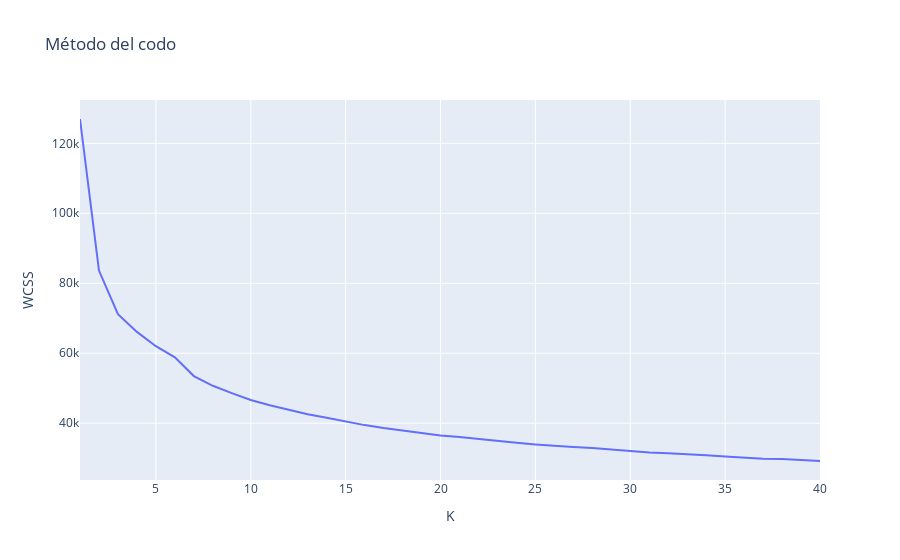

Notebook cell for this chart:
### Code cell
optimalK = elbowMethod(X_scaled, "Método del codo")

optimalK

### Figure 1 — Plotly figure (JSON) as saved in the notebook; plotly's stock layout.template omitted (floating-point values rounded to 4 significant figures)
{"data": [{"hovertemplate": "K=%{x}<br>WCSS=%{y}<extra></extra>", "legendgroup": "", "line": {"color": "#636efa", "dash": "solid"}, "marker": {"symbol": "circle"}, "mode": "lines", "name": "", "orientation": "v", "showlegend": false, "type": "scatter", "x": [1, 2, 3, 4, 5, 6, 7, 8, 9, 10, 11, 12, 13, 14, 15, 16, 17, 18, 19, 20, 21, 22, 23, 24, 25, 26, 27, 28, 29, 30, 31, 32, 33, 34, 35, 36, 37, 38, 39, 40], "xaxis": "x", "y": [126900.0, 83630.0, 71170.0, 66100.0, 62010.0, 58810.0, 53480.0, 50710.0, 48620.0, 46630.0, 45170.0, 43880.0, 42550.0, 41540.0, 40410.0, 39470.0, 38610.0, 37850.0, 37230.0, 36480.0, 36040.0, 35440.0, 34870.0, 34390.0, 33950.0, 33510.0, 33220.0, 32930.0, 32440.0, 32150.0, 31660.0, 31460.0, 31050.0, 30820.0, 30490.0, 30110.0, 29870.0, 29750.0, 29400.0, 29210.0], "yaxis": "y"}], "layout": {"legend": {"tracegroupgap": 0}, "title": {"text": "Método del codo"}, "xaxis": {"anchor": "y", "domain": [0, 1], "title": {"text": "K"}}, "yaxis": {"anchor": "x", "domain": [0, 1], "title": {"text": "WCSS"}}}}
